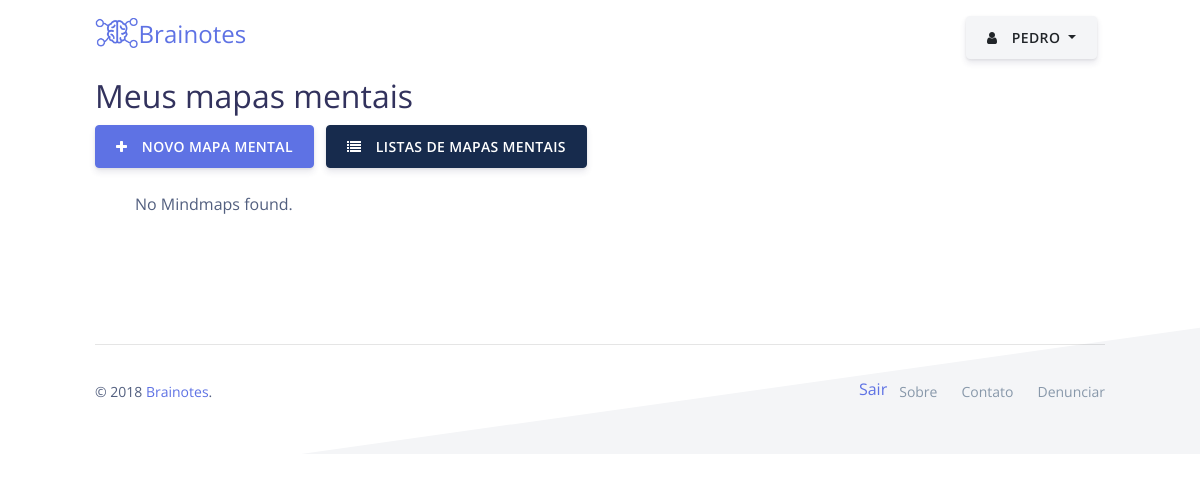
Page / (signed in) on the earlier database version.
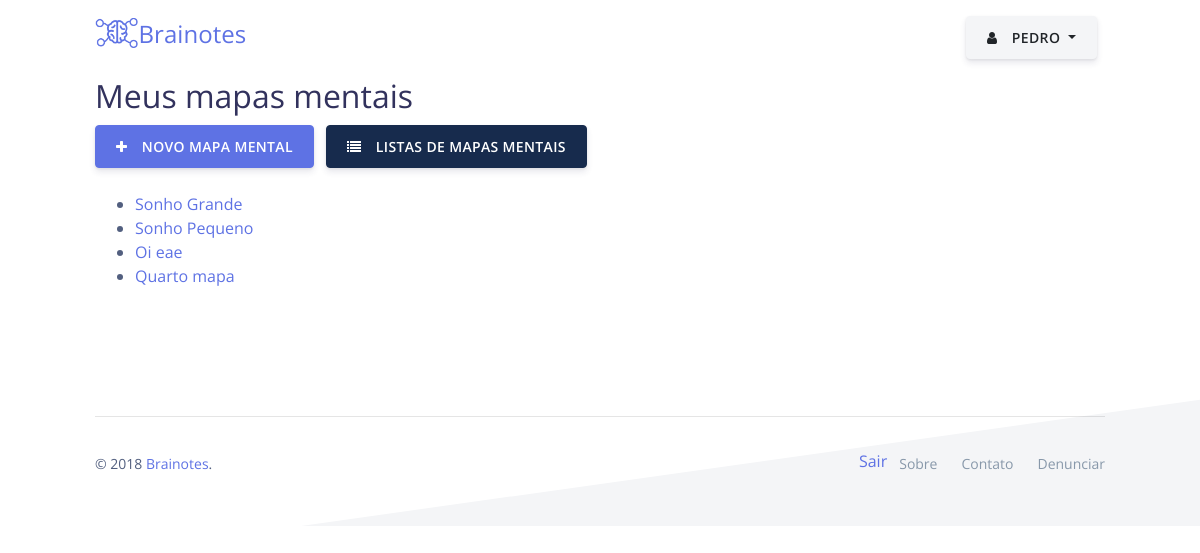
Same page on the later database version.
### mindmaps/models.py (models this page shows)
class CustomUser(AbstractUser):
    objects = CustomUserManager()
    name = models.CharField(max_length=128)
    email = models.CharField(max_length=128)
    password = models.CharField(max_length=128)
    language = models.CharField(max_length=8)
    nickname = models.CharField(max_length=32)
    public_id = models.CharField(max_length=16)
    bio = models.TextField()

class Map(models.Model):
    title = models.CharField(max_length=128)
    ispublic = models.BooleanField(default=False)
    author = models.ForeignKey(CustomUser, on_delete=models.SET_NULL, null=True, related_name="mymaps")
    public_id = models.CharField(max_length=16)
    friendly_url = models.CharField(max_length=128)
    language = models.CharField(max_length=8)

### mindmaps/views.py (the view)
# urls.py: path("", views.index, name="index"),
def index(request):
    if request.user.is_authenticated:
        try:
            maps = Map.objects.filter(author=request.user)
        except Map.DoesNotExist:
            raise Http404("No map found")
        context = {
            "maps": maps
        }
        return render(request, 'maps/mymaps.html', context)
    else:
        context = {
            "maps": Map.objects.all(),
        }
        return render(request, "maps/index.html", context)

### mindmaps/templates/maps/mymaps.html (shortened to what this page needs)
{% extends "../maps/base.html" %}
{% block body %}
{% load static %}
<div class="container">
  <h2>Meus mapas mentais</h2>
  <a href="{% url 'newmindmap'%}" class="btn btn-icon btn-primary">
    <span class="btn-inner--icon" color="white"><i class="fa fa-plus"></i></span>
    <span class="btn-inner--text">Novo mapa mental</span>
  </a>
  <a href="{% url 'alllistings'%}" class="btn btn-icon btn-default">
    <span class="btn-inner--icon" color="white"><i class="fa fa-list"></i></span>
    <span class="btn-inner--text">Listas de mapas mentais</span>
  </a>
  <br><br>
  <ul>
    {% for map in maps %}
      <li>
        <a href="{% url 'map' map.id %}">{{ map.title }}</a>
      </li>
    {% empty %}
    No Mindmaps found.
    {% endfor %}
  </ul>
</div>
{% endblock %}

### mindmaps/templates/maps/base.html (shortened to what this page needs)
<!DOCTYPE html>
<html>
<head>
  {% load static %}
  <link type="text/css" href="{% static "css/style.css" %}" rel="stylesheet">
  <link href="{% static "vendor/nucleo/css/nucleo.css" %}" rel="stylesheet">
  <link href="{% static "vendor/font-awesome/css/font-awesome.min.css" %}" rel="stylesheet">
</head>
<body>
  <header class="header-global">
    <nav id="navbar-main" class="navbar navbar-main navbar-expand-lg navbar-transparent navbar-light">
      <div class="container">
        <a class="navbar-brand mr-lg-5" href="{% url 'index' %}">
          <img src="{% static "img/logo.png" %}" style="float: left;">
          <h1 class="logo-text">Brainotes</h1>
        </a>
        <div class="navbar-collapse collapse" id="navbar_global">
          <ul class="navbar-nav align-items-lg-center ml-lg-auto">
            {% if user.is_authenticated %}
            <div class="dropdown">
              <button class="btn btn-icon btn-secondary dropdown-toggle" type="button" id="dropdownMenuButton" data-toggle="dropdown" aria-haspopup="true" aria-expanded="false">
                <span class="btn-inner--icon" color="white"><i class="fa fa-user"></i></span>
                <span class="btn-inner--text">{{ user.username }}</span>
              </button>
            </div>
            {% endif %}
          </ul>
        </div>
      </div>
    </nav>
  </header>
    {% block body %}
    {% endblock %}
  <footer class="footer has-cards">
    <div class="container">
      <hr>
      <div class="row align-items-center justify-content-md-between">
        <div class="col-md-6">
          <div class="copyright">
            &copy; 2018
            <a href="" target="_blank">Brainotes</a>.
          </div>
        </div>
        <div class="col-md-6">
          <ul class="nav nav-footer justify-content-end">
            {% if user.is_authenticated %}
            <li class="nav-item">
              <a href="{% url 'logout'%}">Sair</a>
            </li>
            {% endif %}
            <li class="nav-item">
              <a href="" class="nav-link" target="_blank">Sobre</a>
            </li>
            <li class="nav-item">
              <a href="" class="nav-link" target="_blank">Contato</a>
            </li>
            <li class="nav-item">
              <a href="" class="nav-link" target="_blank">Denunciar</a>
            </li>
          </ul>
        </div>
      </div>
    </div>
  </footer>
</body>
</html>

Differences in the rows shown:
added Map: title "Sonho Grande"
added Map: title "Sonho Pequeno"
added Map: title "Oi eae"
added Map: title "Quarto mapa"
Other differences:
text no longer shown: "No Mindmaps found."
